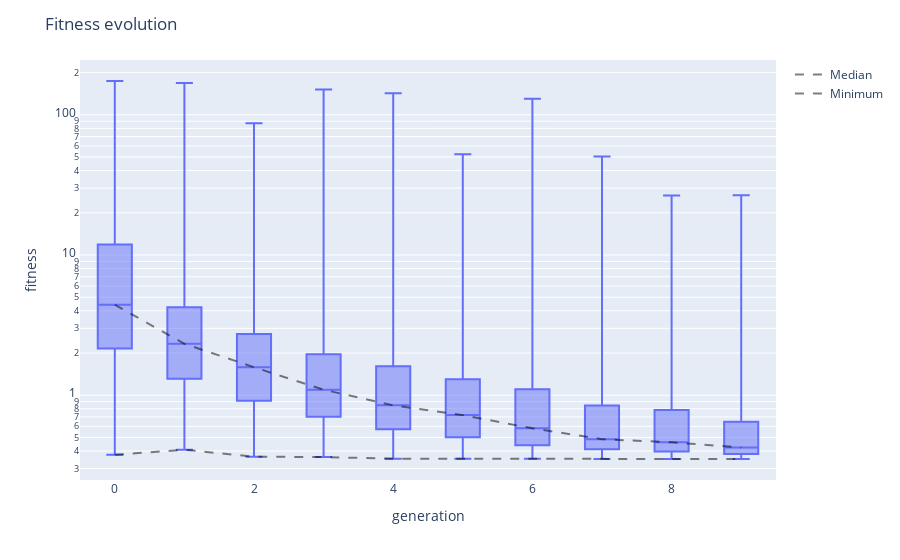

Write notebook code for a chart like this one.
### Code cell
viewer.fitness_evolution()

### Figure 1 — Plotly figure (JSON) as saved in the notebook; plotly's stock layout.template omitted (floating-point values rounded to 4 significant figures; data arrays with more than 128 entries replaced by an {"elided": "..."} marker saying what was removed)
{"data": [{"alignmentgroup": "True", "boxpoints": false, "hovertemplate": "generation=%{x}<br>fitness=%{y}<extra></extra>", "legendgroup": "", "marker": {"color": "#636efa"}, "name": "", "notched": false, "offsetgroup": "", "orientation": "v", "showlegend": false, "type": "box", "x": {"elided": "5000 int values"}, "x0": " ", "xaxis": "x", "y": {"elided": "5000 float values"}, "y0": " ", "yaxis": "y"}, {"line": {"color": "rgba(0,0,0,0.5)", "dash": "dash", "width": 2}, "mode": "lines", "name": "Median", "type": "scatter", "x": [0, 1, 2, 3, 4, 5, 6, 7, 8, 9], "y": [4.418, 2.326, 1.584, 1.094, 0.8479, 0.7214, 0.5809, 0.486, 0.4615, 0.4239]}, {"line": {"color": "rgba(0,0,0,0.5)", "dash": "dash", "width": 2}, "mode": "lines", "name": "Minimum", "type": "scatter", "x": [0, 1, 2, 3, 4, 5, 6, 7, 8, 9], "y": [0.3757, 0.4087, 0.3644, 0.3622, 0.3528, 0.3528, 0.3528, 0.351, 0.351, 0.351]}], "layout": {"boxmode": "group", "legend": {"tracegroupgap": 0}, "margin": {"t": 60}, "title": {"text": "Fitness evolution"}, "xaxis": {"anchor": "y", "domain": [0, 1], "title": {"text": "generation"}}, "yaxis": {"anchor": "x", "domain": [0, 1], "title": {"text": "fitness"}, "type": "log"}}}
